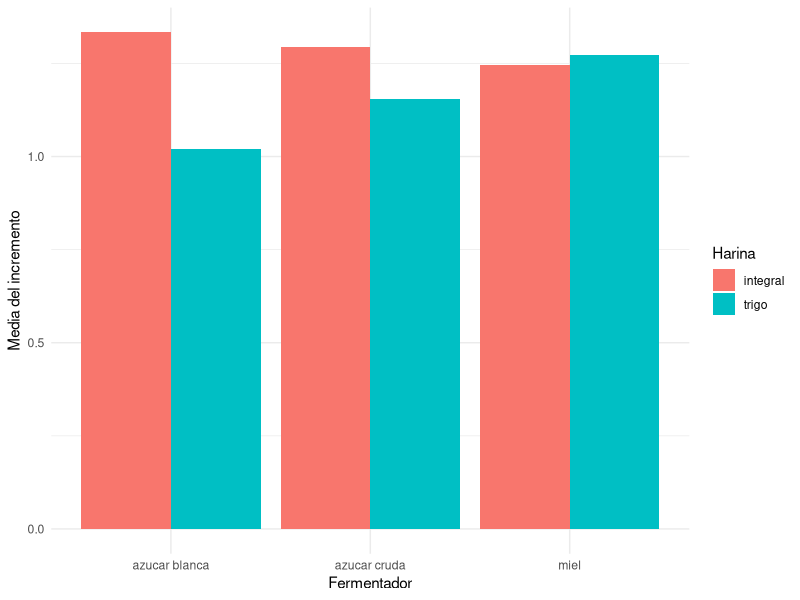
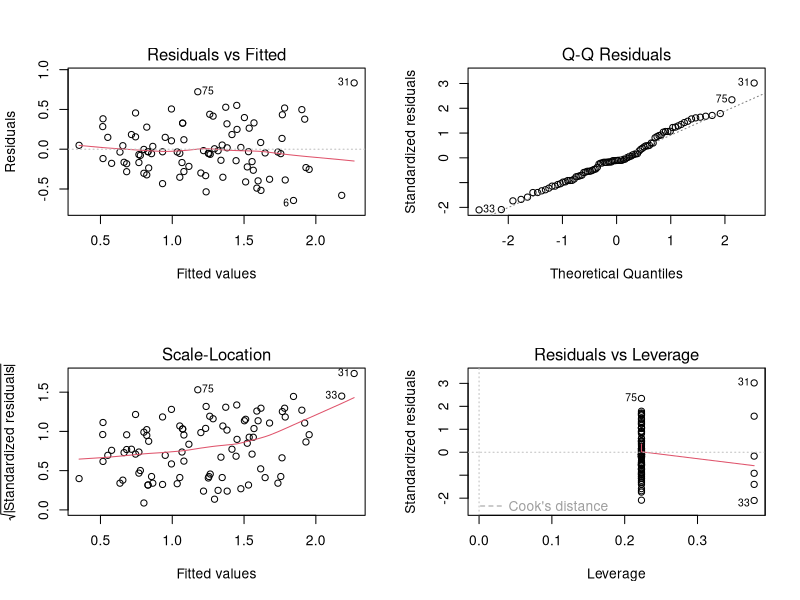
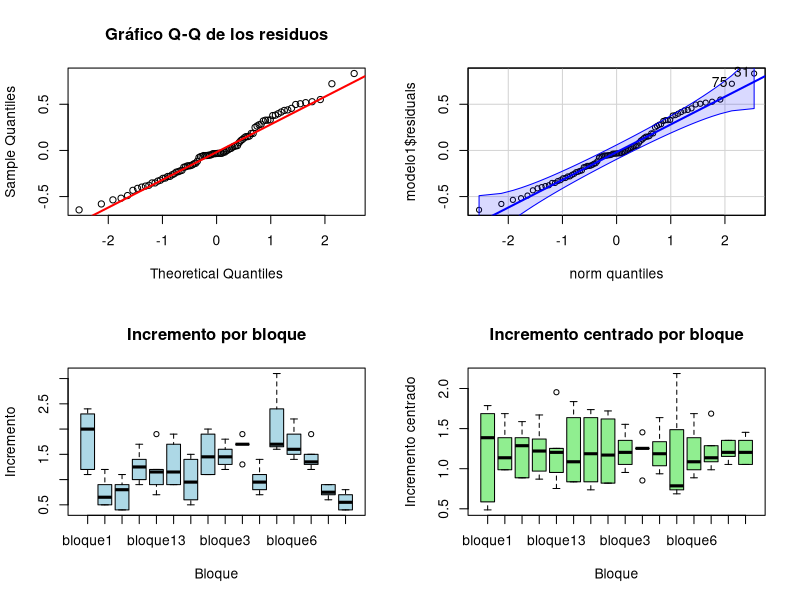
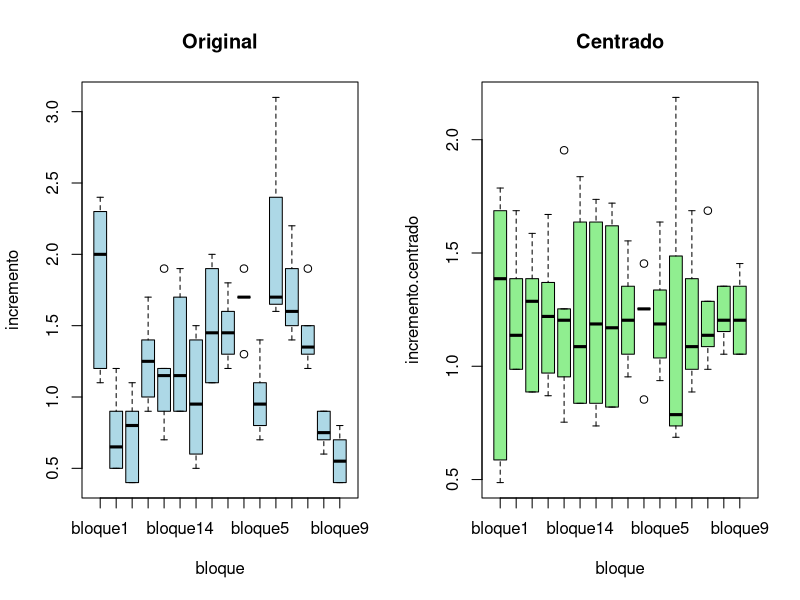
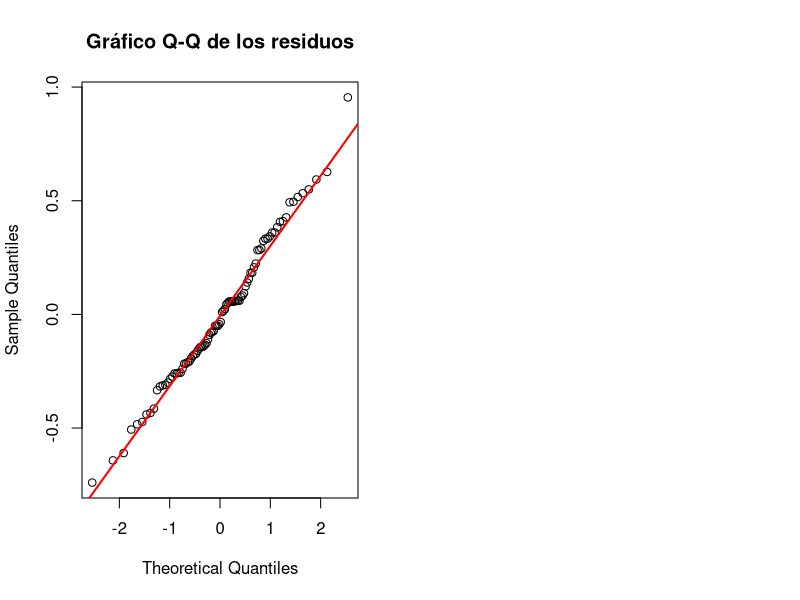

Recreate these plots in R, in order.
## ---- chunk 1
knitr::opts_chunk$set(echo = TRUE)
## ---- chunk 2
#install.packages("pwr")
library(pwr)
## ---- chunk 3
library(readr)
datos <- read_delim("datos.csv", delim=";")  #usar esta funcion para leer ;
#conversion a factores
datos$bloque<-factor(datos$bloque)
datos$harina<-factor(datos$harina)
datos$fermentador<-factor(datos$fermentador)
datos$horario<-factor(datos$horario)
datos$incremento<-as.numeric(datos$incremento) #variable respuesta
## ---- chunk 4
media_general <- mean(datos$incremento)
(media_general)


media_bloque <-tapply(datos$incremento, datos$bloque, mean)
(media_bloque)

## ---- chunk 5
aggregate(incremento ~ harina + fermentador,
          data = datos,
          mean)
## ---- chunk 6
library(dplyr)
library(ggplot2)

medias <- datos %>%
  group_by(harina, fermentador) %>%
  summarise(media = mean(incremento), .groups = "drop")

ggplot(medias,
       aes(x = fermentador,
           y = media,
           fill = harina)) +
  geom_col(position = "dodge") +
  labs(x = "Fermentador",
       y = "Media del incremento",
       fill = "Harina") +
  theme_minimal()
## ---- chunk 7
with(datos,
     tapply(incremento,
            list(harina, fermentador),
            mean))
## ---- chunk 8
cv <- sd(datos$incremento) / mean(datos$incremento) * 100
cv 
## ---- chunk 9
summary(datos$incremento)
## ---- chunk 10
modelo1 <- lm(incremento~bloque+harina*fermentador, data = datos)
## ---- chunk 11
par(mfrow=c(2,2))
plot(modelo1)
## ---- chunk 12
#extraccion de los residuales 
residuales<-modelo1$residuals
#supuesto de normalidad
shapiro.test(residuales)
## ---- chunk 13

qqnorm(residuals(modelo1),
       main = "Gráfico Q-Q de los residuos")
qqline(residuals(modelo1),
       col = "red",
       lwd = 2)

## ---- chunk 14
library(car)
qqPlot(modelo1$residuals)
## ---- chunk 15
#supuesto de homocedasticidad 
bartlett.test(residuals(modelo1)~interaction(datos$harina, datos$fermentador), data = datos)
## ---- chunk 16
coeficientesmodelo1 <-modelo1$coefficients
coeficientesmodelo1
## ---- chunk 17
anova(modelo1)
## ---- chunk 18
modelo2 = lm (incremento ~ bloque+harina+fermentador, data = datos)
## ---- chunk 19
boxplot(incremento ~ bloque,
        data = datos,
        col = "lightblue",
        main = "Incremento por bloque",
        xlab = "Bloque",
        ylab = "Incremento")
## ---- chunk 20
media.general <- mean(datos$incremento)

datos$incremento.centrado <- with(
  datos,
  incremento - ave(incremento, bloque, FUN = mean) + media.general
)
## ---- chunk 21
boxplot(incremento.centrado ~ bloque,
        data = datos,
        col = "lightgreen",
        main = "Incremento centrado por bloque",
        xlab = "Bloque",
        ylab = "Incremento centrado")
## ---- chunk 22
par(mfrow = c(1,2))

boxplot(incremento ~ bloque,
        data = datos,
        col = "lightblue",
        main = "Original")

boxplot(incremento.centrado ~ bloque,
        data = datos,
        col = "lightgreen",
        main = "Centrado")
## ---- chunk 23
#supuesto de normalidad
residuales2<- modelo2$residuals
shapiro.test(residuales2)
## ---- chunk 24
qqnorm(residuals(modelo2),
       main = "Gráfico Q-Q de los residuos")
qqline(residuals(modelo2),
       col = "red",
       lwd = 2)
## ---- chunk 25
#supuesto de homocedasticidad 
bartlett.test(residuals(modelo2)~interaction(datos$harina, datos$fermentador))
## ---- chunk 26
coeficientesmodelo2 <- modelo2$coefficients
coeficientesmodelo2
## ---- chunk 27
anova(modelo2)
## ---- chunk 28
# Potencia post hoc para detectar diferencias entre harinas

anova_modelo2 <- anova(modelo2)

alpha <- 0.05

SS_harina <- anova_modelo2["harina", "Sum Sq"]
gl_harina <- anova_modelo2["harina", "Df"]

SSE <- anova_modelo2["Residuals", "Sum Sq"]
CMRes <- anova_modelo2["Residuals", "Mean Sq"]
gl_error <- anova_modelo2["Residuals", "Df"]

Fcrit <- qf(
  1 - alpha,
  df1 = gl_harina,
  df2 = gl_error
)

lambda <- SS_harina / CMRes

potencia_harina <- pf(
  Fcrit,
  df1 = gl_harina,
  df2 = gl_error,
  ncp = lambda,
  lower.tail = FALSE
)

eta2_parcial_harina <- SS_harina / (SS_harina + SSE)

f_cohen_harina <- sqrt(
  eta2_parcial_harina / (1 - eta2_parcial_harina)
)

resultado_potencia_harina <- data.frame(
  factor = "harina",
  gl_factor = gl_harina,
  gl_error = gl_error,
  SS_factor = SS_harina,
  CMRes = CMRes,
  F_critico = Fcrit,
  lambda = lambda,
  eta2_parcial = eta2_parcial_harina,
  f_cohen = f_cohen_harina,
  potencia = potencia_harina
)

resultado_potencia_harina
## ---- chunk 29
# Potencia post hoc para detectar diferencias entre fermentadores

anova_modelo2 <- anova(modelo2)

alpha <- 0.05

SS_fermentador <- anova_modelo2["fermentador", "Sum Sq"]
gl_fermentador <- anova_modelo2["fermentador", "Df"]

SSE <- anova_modelo2["Residuals", "Sum Sq"]
CMRes <- anova_modelo2["Residuals", "Mean Sq"]
gl_error <- anova_modelo2["Residuals", "Df"]

Fcrit <- qf(
  1 - alpha,
  df1 = gl_fermentador,
  df2 = gl_error
)

lambda <- SS_fermentador / CMRes

potencia_fermentador <- pf(
  Fcrit,
  df1 = gl_fermentador,
  df2 = gl_error,
  ncp = lambda,
  lower.tail = FALSE
)

eta2_parcial_fermentador <- SS_fermentador / (SS_fermentador + SSE)

f_cohen_fermentador <- sqrt(
  eta2_parcial_fermentador / (1 - eta2_parcial_fermentador)
)

resultado_potencia_fermentador <- data.frame(
  factor = "fermentador",
  gl_factor = gl_fermentador,
  gl_error = gl_error,
  SS_factor = SS_fermentador,
  CMRes = CMRes,
  F_critico = Fcrit,
  lambda = lambda,
  eta2_parcial = eta2_parcial_fermentador,
  f_cohen = f_cohen_fermentador,
  potencia = potencia_fermentador
)

resultado_potencia_fermentador
## ---- chunk 30
# Potencia post hoc para detectar la interacción harina × fermentador

anova_modelo1 <- anova(modelo1)

alpha <- 0.05

SS_interaccion <- anova_modelo1["harina:fermentador", "Sum Sq"]
gl_interaccion <- anova_modelo1["harina:fermentador", "Df"]

SSE <- anova_modelo1["Residuals", "Sum Sq"]
CMRes <- anova_modelo1["Residuals", "Mean Sq"]
gl_error <- anova_modelo1["Residuals", "Df"]

Fcrit <- qf(
  1 - alpha,
  df1 = gl_interaccion,
  df2 = gl_error
)

lambda <- SS_interaccion / CMRes

potencia_interaccion <- pf(
  Fcrit,
  df1 = gl_interaccion,
  df2 = gl_error,
  ncp = lambda,
  lower.tail = FALSE
)

eta2_parcial_interaccion <- SS_interaccion /
  (SS_interaccion + SSE)

f_cohen_interaccion <- sqrt(
  eta2_parcial_interaccion /
    (1 - eta2_parcial_interaccion)
)

resultado_potencia_interaccion <- data.frame(
  factor = "harina:fermentador",
  gl_factor = gl_interaccion,
  gl_error = gl_error,
  SS_factor = SS_interaccion,
  CMRes = CMRes,
  F_critico = Fcrit,
  lambda = lambda,
  eta2_parcial = eta2_parcial_interaccion,
  f_cohen = f_cohen_interaccion,
  potencia = potencia_interaccion
)

resultado_potencia_interaccion
## ---- chunk 31
#datos de la potencia juntos 
rbind(
  resultado_potencia_harina,
  resultado_potencia_fermentador,
  resultado_potencia_interaccion
)

## ---- chunk 32
#Modelo con bloques
modelo3 <- lm(incremento ~ bloque + harina * fermentador, data = datos)

#Modelo sin bloques
modelo4 <- lm(incremento ~ harina * fermentador, data = datos)

#Cuadrado medio residual
cmRESbloq <- anova(modelo3)["Residuals", "Mean Sq"]
cmRES <- anova(modelo4)["Residuals", "Mean Sq"]

#Eficiencia relativa
ER <- cmRES / cmRESbloq
ER_porcentaje <- ER * 100

ER
ER_porcentaje
## ---- chunk 33
rm(list = ls())
rm(list = ls())
gc()
rm(list = ls())
cat("\014")  # Limpia la consola en RStudio
